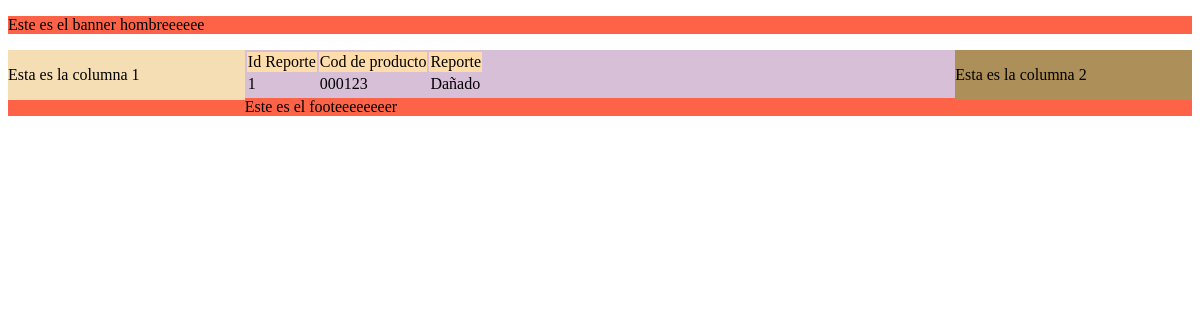
The page /codigo/pre_consultar_reportes.php (signed in) on the database its author committed.
### tables this page shows
CREATE TABLE IF NOT EXISTS `reportes` (
  `id_reporte` int(5) NOT NULL AUTO_INCREMENT,
  `producto` varchar(10) NOT NULL,
  `reporte` varchar(100) NOT NULL,
  PRIMARY KEY (`id_reporte`)
);

### codigo/pre_consultar_reportes.php (the view, shortened to what this page needs)
<!DOCTYPE html>
<html lang="en">
<head>
<head>
    <link rel="stylesheet" href="../estilos/estilos.css">
</head>
<body>
<div id="banner">
<?php include("banner.php") ?>
</div>
<div id="general">
<div id="col1">
<?php include("col1.php") ?>
</div>
<div id="cuerpo">
<?php
include("conexion.php");
echo "<table>";
echo "<tr bgcolor='#fFDDAA'>";
echo "<td>Id Reporte</td>";
echo "<td>Cod de producto</td>";
echo "<td>Reporte</td>";
echo "</tr>";
$consulta = "SELECT * FROM reportes";
    if(!$resultado = $db->query($consulta)){
    die('hay un error con la consulta o los datos no existen vuelve a comprobar !!![' . $db->error . ']');
    }
    while($fila = $resultado->fetch_assoc()){;
        $bid_categoria=stripslashes($fila["id_reporte"]);
        $bcategoria=stripslashes($fila["producto"]);
        $bnombre_estado=stripslashes($fila["reporte"]);
        echo "<tr>";
        echo "<td>$bid_categoria</td>";
        echo "<td>$bcategoria</td>";
        echo "<td>$bnombre_estado</td>";
        }
    echo "</table>";
?>
</div>
<div id="col2">
<?php include("col2.php") ?>
</div>
</div>
<div id="footer">
<?php include("footer.php") ?>
</div>
</body>
</html>

### estilos/estilos.css (style rules this page uses)
#banner { background-color: tomato; width: 100%; }
#general { background-color: yellowgreen; width: 100%; }
#col1 { background-color: wheat; float: left; width: 20%; height: 50%; }
#col2 { background-color: rgb(173, 144, 89); float: right; width: 20%; height: 50%; }
#cuerpo { background-color: thistle; width: 60%; float: left; height: 50%; }
#footer { background-color: tomato; width: 100%; }

### rows shown on the page
reportes: id_reporte "1", producto "000123", reporte "Dañado"
